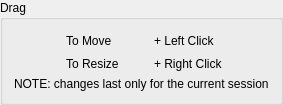
        <widget class="QGroupBox" name="groupBoxDrag">
         <property name="title">
          <string>Drag</string>
         </property>
         <layout class="QGridLayout" name="gridLayout_4">
          <item row="0" column="6">
           <spacer name="horizontalSpacer_15">
            <property name="orientation">
             <enum>Qt::Horizontal</enum>
            </property>
            <property name="sizeHint" stdset="0">
             <size>
              <width>40</width>
              <height>20</height>
             </size>
            </property>
           </spacer>
          </item>
          <item row="1" column="2">
           <widget class="QLabel" name="labelResize">
            <property name="text">
             <string>To Resize</string>
            </property>
           </widget>
          </item>
          <item row="0" column="0">
           <spacer name="horizontalSpacer_20">
            <property name="orientation">
             <enum>Qt::Horizontal</enum>
            </property>
            <property name="sizeHint" stdset="0">
             <size>
              <width>40</width>
              <height>20</height>
             </size>
            </property>
           </spacer>
          </item>
          <item row="0" column="5">
           <widget class="QLabel" name="labelLeftClick">
            <property name="text">
             <string>+ Left Click</string>
            </property>
           </widget>
          </item>
          <item row="0" column="2">
           <widget class="QLabel" name="labelMove">
            <property name="text">
             <string>To Move</string>
            </property>
           </widget>
          </item>
          <item row="1" column="5">
           <widget class="QLabel" name="labelRightClick">
            <property name="text">
             <string>+ Right Click</string>
            </property>
           </widget>
          </item>
          <item row="2" column="0" colspan="7">
           <widget class="QLabel" name="labelNote">
            <property name="text">
             <string>NOTE: changes last only for the current session</string>
            </property>
           </widget>
          </item>
          <item row="0" column="3">
           <spacer name="horizontalSpacer_23">
            <property name="orientation">
             <enum>Qt::Horizontal</enum>
            </property>
            <property name="sizeType">
             <enum>QSizePolicy::Preferred</enum>
            </property>
            <property name="sizeHint" stdset="0">
             <size>
              <width>10</width>
              <height>20</height>
             </size>
            </property>
           </spacer>
          </item>
          <item row="0" column="4">
           <widget class="QLabel" name="labelAltIcon">
            <property name="maximumSize">
             <size>
              <width>35</width>
              <height>35</height>
             </size>
            </property>
            <property name="autoFillBackground">
             <bool>false</bool>
            </property>
            <property name="text">
             <string/>
            </property>
            <property name="pixmap">
             <pixmap resource="images.qrc">:/icons/AltKey.png</pixmap>
            </property>
            <property name="scaledContents">
             <bool>true</bool>
            </property>
           </widget>
          </item>
          <item row="1" column="4">
           <widget class="QLabel" name="labelAltIcon2">
            <property name="maximumSize">
             <size>
              <width>35</width>
              <height>35</height>
             </size>
            </property>
            <property name="text">
             <string/>
            </property>
            <property name="pixmap">
             <pixmap resource="images.qrc">:/icons/AltKey.png</pixmap>
            </property>
            <property name="scaledContents">
             <bool>true</bool>
            </property>
           </widget>
          </item>
         </layout>
        </widget>
